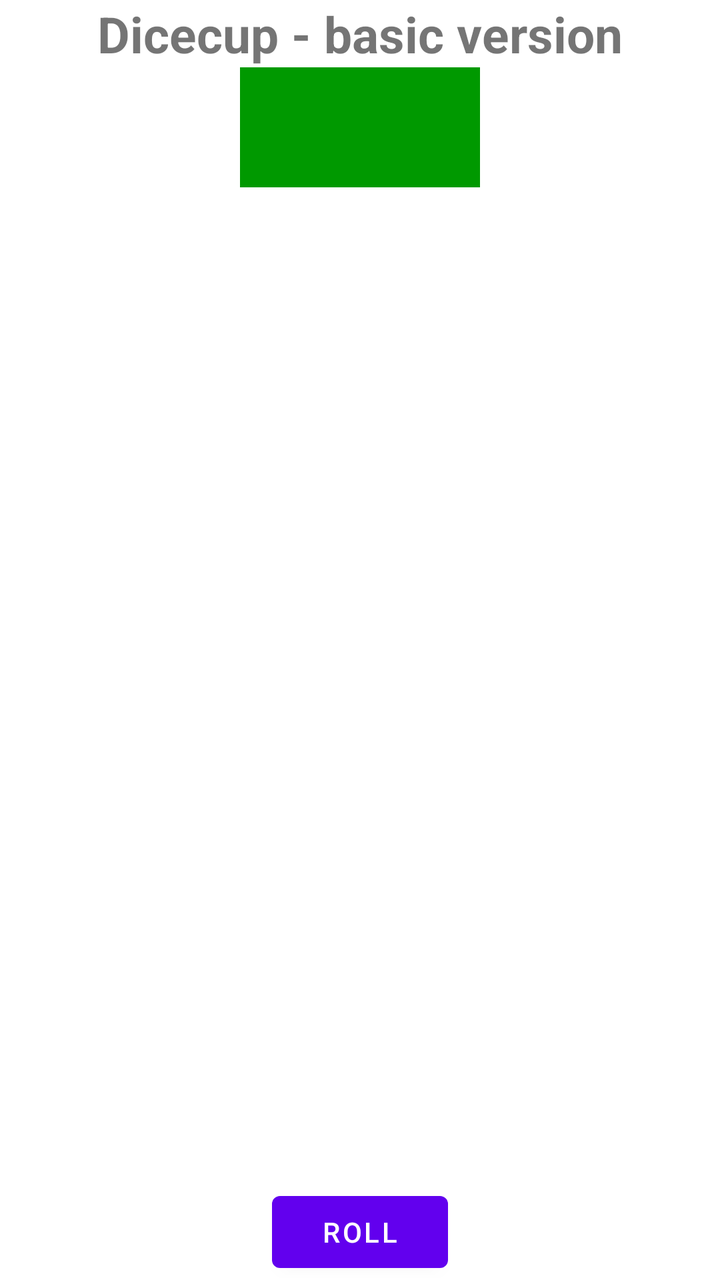
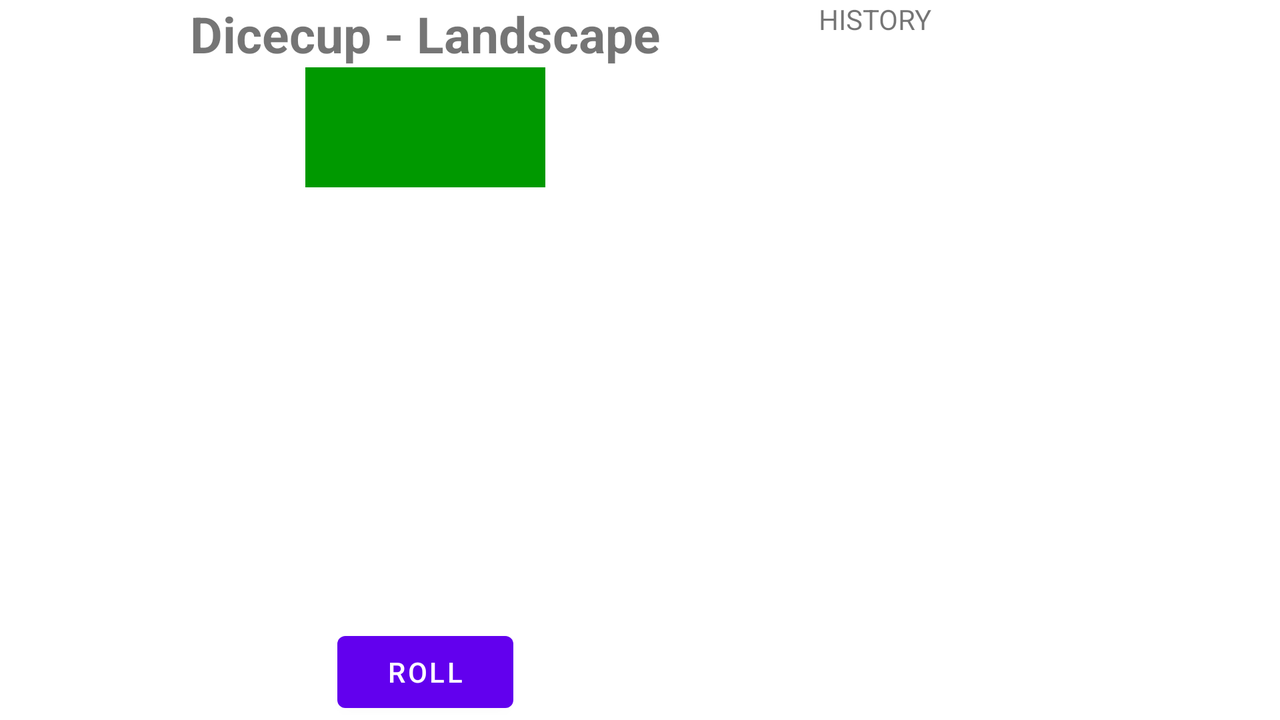

One screen, two layout resources from the same app: the default and the repository's alternative for another configuration. Each is rendered where Android would select it; the XML of both is given below.
<!-- AndroidManifest.xml: application theme Theme.Dicecup2 -->
<!-- res/layout/activity_main.xml -->
<?xml version="1.0" encoding="utf-8"?>
<RelativeLayout xmlns:android="http://schemas.android.com/apk/res/android"
    android:layout_width="match_parent"
    android:layout_height="match_parent"
    xmlns:tools="http://schemas.android.com/tools"
    android:paddingLeft="16dp"
    android:paddingRight="16dp"
    tools:context=".MainActivity">

    <TextView
        android:id="@+id/tvHeader"
        android:layout_width="wrap_content"
        android:layout_height="wrap_content"
        android:text= "Dicecup - basic version"
        android:layout_centerHorizontal="true"
        android:layout_alignParentTop="true"
        android:textSize="25dp"
        android:textStyle="bold"/>

    <LinearLayout
        android:id="@+id/layoutDices"
        android:layout_width="wrap_content"
        android:layout_height="wrap_content"
        android:orientation="horizontal"
        android:layout_centerHorizontal="true"
        android:layout_below="@+id/tvHeader"
        android:background="@color/board">

        <ImageView
            android:id="@+id/imgDice1"
            android:layout_width="wrap_content"
            android:layout_height="wrap_content"
            android:layout_margin="30dp"
            android:adjustViewBounds="true"
            android:maxWidth="100dp"
            android:scaleType="fitCenter"
            android:src="@drawable/dice1"
            />

        <ImageView
            android:id="@+id/imgDice2"
            android:layout_width="wrap_content"
            android:layout_height="wrap_content"
            android:src="@drawable/dice1"
            android:layout_margin="30dp"
            android:maxWidth="100dp"
            android:scaleType="fitCenter"
            android:adjustViewBounds ="true"/>

    </LinearLayout>
    <Button
        android:id="@+id/btnRoll"
        android:layout_width="wrap_content"
        android:layout_height="wrap_content"
        android:text="Roll"
        android:layout_centerHorizontal="true"
        android:layout_alignParentBottom="true"/>
    
</RelativeLayout>
<!-- resources referenced by this layout -->
<resources>
  <color name="board" tools:ignore="MissingDefaultResource">#009900</color>
  <style name="Theme.Dicecup2" parent="Theme.MaterialComponents.DayNight.DarkActionBar">
          
          <item name="colorPrimary">@color/purple_500</item>
          <item name="colorPrimaryVariant">@color/purple_700</item>
          <item name="colorOnPrimary">@color/white</item>
          
          <item name="colorSecondary">@color/teal_200</item>
          <item name="colorSecondaryVariant">@color/teal_700</item>
          <item name="colorOnSecondary">@color/black</item>
          
          <item name="android:statusBarColor" tools:targetApi="l">?attr/colorPrimaryVariant</item>
          
      </style>
  <color name="purple_500">#FF6200EE</color>
  <color name="purple_700">#FF3700B3</color>
  <color name="white">#FFFFFFFF</color>
  <color name="teal_200">#FF03DAC5</color>
  <color name="teal_700">#FF018786</color>
  <color name="black">#FF000000</color>
</resources>
<!-- res/layout-land/activity_main.xml (the repository's variant of the layout above) -->
<!-- drawn on the phone turned sideways -->
<?xml version="1.0" encoding="utf-8"?>
<TableLayout xmlns:android="http://schemas.android.com/apk/res/android"
    android:layout_width="match_parent"
    android:layout_height="match_parent"
    xmlns:tools="http://schemas.android.com/tools"
    android:paddingLeft="16dp"
    android:paddingRight="16dp"
    tools:context=".MainActivity">

    <TableRow>
        <RelativeLayout
            android:layout_weight="1"
            >
    <TextView
        android:id="@+id/tvHeader"
        android:layout_width="wrap_content"
        android:layout_height="wrap_content"
        android:text= "Dicecup - Landscape"
        android:layout_centerHorizontal="true"
        android:layout_alignParentTop="true"
        android:textSize="25dp"
        android:textStyle="bold"/>

    <LinearLayout
        android:id="@+id/layoutDices"
        android:layout_width="wrap_content"
        android:layout_height="wrap_content"
        android:orientation="horizontal"
        android:layout_centerHorizontal="true"
        android:layout_below="@+id/tvHeader"
        android:background="@color/board">

        <ImageView
            android:id="@+id/imgDice1"
            android:layout_width="wrap_content"
            android:layout_height="wrap_content"
            android:layout_margin="30dp"
            android:adjustViewBounds="true"
            android:maxWidth="100dp"
            android:scaleType="fitCenter"
            android:src="@drawable/dice1"
            />

        <ImageView
            android:id="@+id/imgDice2"
            android:layout_width="wrap_content"
            android:layout_height="wrap_content"
            android:src="@drawable/dice1"
            android:layout_margin="30dp"
            android:maxWidth="100dp"
            android:scaleType="fitCenter"
            android:adjustViewBounds ="true"/>
    </LinearLayout>
    <Button
        android:id="@+id/btnRoll"
        android:layout_width="wrap_content"
        android:layout_height="wrap_content"
        android:text="Roll"
        android:layout_centerHorizontal="true"
        android:layout_alignParentBottom="true"/>
        </RelativeLayout>

        <TextView
            android:id="@+id/tvHistory"
            android:layout_weight="1"
            android:layout_width="wrap_content"
            android:layout_height="match_parent"
            android:text="HISTORY"
            android:layout_centerHorizontal="true"
            android:layout_below="@+id/layoutDices"
            />

    </TableRow>
</TableLayout>
